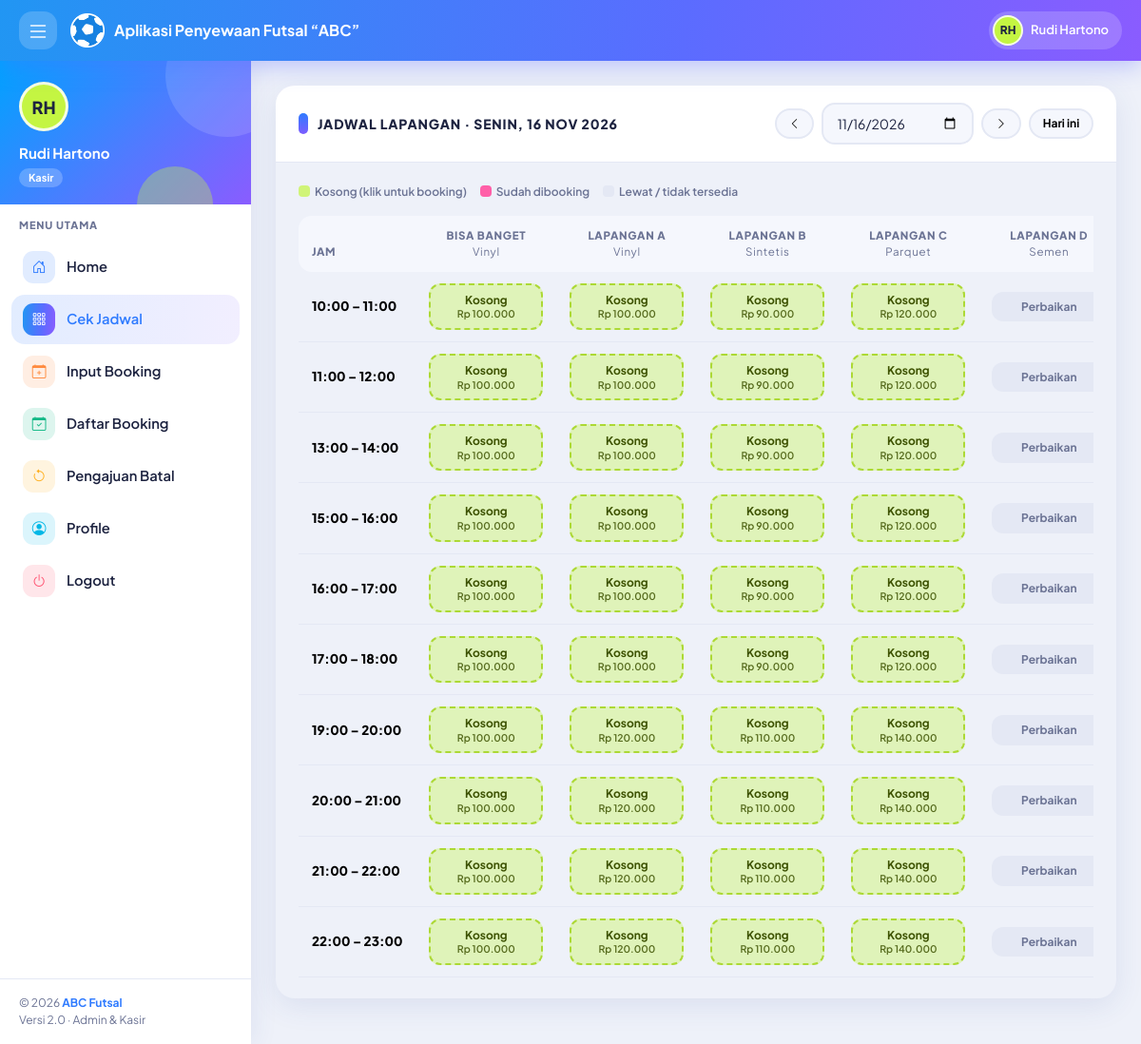
Screenshot of /kasir/jadwal.php (signed in) with the database file from the repository.
### tables this page shows
CREATE TABLE `tb_pengguna` (
  `id_pengguna` int(11) NOT NULL,
  `nama_lengkap` varchar(100) NOT NULL,
  `username` varchar(30) NOT NULL,
  `password` varchar(255) NOT NULL,
  `no_hp` varchar(20) DEFAULT NULL,
  `level` enum('admin','kasir') NOT NULL DEFAULT 'kasir',
  `status` enum('Aktif','Nonaktif') NOT NULL DEFAULT 'Aktif',
  `created_at` timestamp NOT NULL DEFAULT current_timestamp()
);

CREATE TABLE `tb_lapangan` (
  `id_lapangan` int(11) NOT NULL,
  `nama_lapangan` varchar(50) NOT NULL,
  `jenis_lantai` varchar(30) NOT NULL DEFAULT 'Vinyl',
  `status` enum('Tersedia','Perbaikan') NOT NULL DEFAULT 'Tersedia'
);

CREATE TABLE `tb_waktu` (
  `id_waktu` int(11) NOT NULL,
  `jam_mulai` time NOT NULL,
  `jam_selesai` time NOT NULL,
  `keterangan` varchar(50) DEFAULT NULL
);

### auth.php (called while the page is built, shortened)
<?php
require_once __DIR__ . '/koneksi.php';
require_once __DIR__ . '/format.php';
$stmt = $pdo->prepare("SELECT id_pengguna, nama_lengkap, username, level, status
                       FROM tb_pengguna WHERE id_pengguna = ?");
$stmt->execute([$_SESSION['user']['id']]);
$u = $stmt->fetch();
$user = [
    'id'       => (int)$u['id_pengguna'],
    'nama'     => $u['nama_lengkap'],
    'username' => $u['username'],
    'level'    => $u['level'],
];

### format.php (called while the page is built, shortened)
<?php
function e($teks)
{
    return htmlspecialchars((string)$teks, ENT_QUOTES, 'UTF-8');
}
function rupiah($angka)
{
    return 'Rp ' . number_format((float)$angka, 0, ',', '.');
}
function jam($waktu)
{
    return substr((string)$waktu, 0, 5);
}
function tgl_indo($tanggal)
{
    $bulan = [1 => 'Jan', 'Feb', 'Mar', 'Apr', 'Mei', 'Jun', 'Jul', 'Agu', 'Sep', 'Okt', 'Nov', 'Des'];
    $t = strtotime($tanggal);
    return date('d', $t) . ' ' . $bulan[(int)date('n', $t)] . ' ' . date('Y', $t);
}
function hari_indo($tanggal)
{
    $hari = ['Minggu', 'Senin', 'Selasa', 'Rabu', 'Kamis', 'Jumat', 'Sabtu'];
    return $hari[(int)date('w', strtotime($tanggal))];
}
function inisial($nama)
{
    $kata = preg_split('/\s+/', trim((string)$nama));
    $hasil = strtoupper(mb_substr($kata[0], 0, 1));
    if (count($kata) > 1) $hasil .= strtoupper(mb_substr($kata[1], 0, 1));
    return $hasil;
}

### inc/hitung_slot.php (called while the page is built, shortened)
<?php
$sql = "SELECT * FROM tb_lapangan";
$param = [];
$sql .= " ORDER BY nama_lapangan";
$stmt = $pdo->prepare($sql);
$stmt->execute($param);
$daftar_lapangan = $stmt->fetchAll();
$daftar_waktu = $pdo->query("SELECT * FROM tb_waktu ORDER BY jam_mulai")->fetchAll();
$harga = [];
foreach ($pdo->query("SELECT id_lapangan, id_waktu, harga FROM tb_harga") as $h) {
    $harga[$h['id_lapangan']][$h['id_waktu']] = (int)$h['harga'];
}
$slot = [];
foreach ($daftar_lapangan as $lap) {
    foreach ($daftar_waktu as $w) {
        $s = [
            'status'  => 'kosong',
            'harga'   => $harga[$lap['id_lapangan']][$w['id_waktu']] ?? 0,
            'booking' => null,
        ];
        if ($lap['status'] === 'Perbaikan') {
            $s['status'] = 'perbaikan';
        }
        $slot[$lap['id_lapangan']][$w['id_waktu']] = $s;
    }
}

### kasir/jadwal.php (the view, shortened to what this page needs)
<?php
require_once '../auth.php';
$menu_aktif    = 'jadwal';
$tanggal = $_GET['tanggal'] ?? date('Y-m-d');
include '../inc/hitung_slot.php';
$label_status = ['lewat' => 'Lewat', 'perbaikan' => 'Perbaikan', 'tanpa_harga' => 'Harga belum diatur'];
include '../inc/header.php';
?>
<div class="card">
    <div class="card-header">
        <h2>Jadwal Lapangan &middot; <?= e(hari_indo($tanggal) . ', ' . tgl_indo($tanggal)) ?></h2>
        <form method="get" class="d-flex gap-2 align-items-center">
            <a class="btn btn-light btn-sm" href="?tanggal=<?= date('Y-m-d', strtotime($tanggal . ' -1 day')) ?>"><i class="bi bi-chevron-left"></i></a>
            <input class="form-control form-control-sm" type="date" name="tanggal" value="<?= e($tanggal) ?>" onchange="this.form.submit()" style="width:160px">
            <a class="btn btn-light btn-sm" href="?tanggal=<?= date('Y-m-d', strtotime($tanggal . ' +1 day')) ?>"><i class="bi bi-chevron-right"></i></a>
            <a class="btn btn-light btn-sm" href="?tanggal=<?= date('Y-m-d') ?>">Hari ini</a>
        </form>
    </div>
    <div class="card-body">
        <div class="legend mb-3">
            <span><i style="background:rgba(196,245,66,.7)"></i>Kosong (klik untuk booking)</span>
            <span><i style="background:var(--pink)"></i>Sudah dibooking</span>
            <span><i style="background:var(--line)"></i>Lewat / tidak tersedia</span>
        </div>
        <?php if (!$daftar_lapangan || !$daftar_waktu): ?>
            <p class="text-muted mb-0">Data lapangan atau jam operasional belum diisi oleh admin.</p>
        <?php else: ?>
            <div class="table-responsive">
                <table class="table matrix">
                    <thead>
                        <tr>
                            <th class="text-start">Jam</th>
                            <?php foreach ($daftar_lapangan as $lap): ?>
                                <th><?= e($lap['nama_lapangan']) ?><br><span class="fw-normal text-muted text-capitalize"><?= e($lap['jenis_lantai']) ?></span></th>
                            <?php endforeach; ?>
                        </tr>
                    </thead>
                    <tbody>
                        <?php foreach ($daftar_waktu as $w): ?>
                            <tr>
                                <td class="jam"><?= e(jam($w['jam_mulai'])) ?> – <?= e(jam($w['jam_selesai'])) ?></td>
                                <?php foreach ($daftar_lapangan as $lap):
                                    $s = $slot[$lap['id_lapangan']][$w['id_waktu']]; ?>
                                    <td>
                                        <?php if ($s['status'] === 'kosong'): ?>
                                            <a class="cell kosong"
                                                href="booking_form.php?tanggal=<?= e($tanggal) ?>&lapangan=<?= (int)$lap['id_lapangan'] ?>&waktu=<?= (int)$w['id_waktu'] ?>">
                                                Kosong<small><?= rupiah($s['harga']) ?></small>
                                            </a>
                                        <?php else: ?>
                                            <span class="cell <?= e($s['status']) ?>"><?= e($label_status[$s['status']] ?? '-') ?></span>
                                        <?php endif; ?>
                                    </td>
                                <?php endforeach; ?>
                            </tr>
                        <?php endforeach; ?>
                    </tbody>
                </table>
            </div>
        <?php endif; ?>
    </div>
</div>
<?php include '../inc/footer.php'; ?>

### inc/header.php (shortened to what this page needs)
<!DOCTYPE html>
<html lang="id">
<head>
    <link href="https://cdn.jsdelivr.net/npm/bootstrap@5.3.3/dist/css/bootstrap.min.css" rel="stylesheet">
    <link href="https://cdn.jsdelivr.net/npm/bootstrap-icons@1.11.3/font/bootstrap-icons.min.css" rel="stylesheet">
    <link href="<?= BASE_URL ?>css/style.css" rel="stylesheet">
</head>
<body>
    <nav class="app-nav no-print">
        <button type="button" class="nav-btn side-toggle" aria-label="Menu"><i class="bi bi-list fs-4"></i></button>
        <a class="navbar-brand" href="<?= BASE_URL ?>index.php">
            <img src="<?= BASE_URL ?>images/ball.webp" alt="ABC"><span>Aplikasi Penyewaan Futsal “ABC”</span>
        </a>
        <div class="nav-chip">
            <div class="avatar"><?= e(inisial($user['nama'])) ?></div><span><?= e($user['nama']) ?></span>
        </div>
    </nav>
    <?php include __DIR__ . '/sidebar.php'; ?>
    <main class="app-main">

### inc/sidebar.php (shortened to what this page needs)
<?php
$menu_aktif = $menu_aktif ?? '';
$master_aktif = in_array($menu_aktif, ['lapangan', 'waktu', 'harga', 'pelanggan'], true);
$jumlah_pengajuan = 0;
?>
<aside class="app-side no-print">
    <div class="user-info">
        <div class="avatar"><?= e(inisial($user['nama'])) ?></div>
        <div class="nama"><?= e($user['nama']) ?></div>
        <span class="role"><?= e($user['level']) ?></span>
    </div>
    <div class="menu-label">MENU UTAMA</div>
    <ul class="menu">
        <li class="<?= $menu_aktif === 'home' ? 'active' : '' ?>" style="--c:#2f7bff">
            <a class="item" href="<?= BASE_URL ?>index.php"><span class="tile"><i class="bi bi-house-door"></i></span>Home</a>
        </li>
        <?php if ($user['level'] === 'admin'): ?>
            <li class="<?= $menu_aktif === 'pengguna' ? 'active' : '' ?>" style="--c:#7c5cff">
                <a class="item" href="<?= BASE_URL ?>admin/pengguna.php"><span class="tile"><i class="bi bi-people"></i></span>Data User</a>
            </li>
            <li class="<?= $master_aktif ? 'active' : '' ?>" style="--c:#ff8a3d">
                <a class="item" data-bs-toggle="collapse" href="#menuMaster" role="button">
                    <span class="tile"><i class="bi bi-database"></i></span>Master Data
                    <i class="bi bi-chevron-down caret"></i>
                </a>
                <ul class="submenu collapse <?= $master_aktif ? 'show' : '' ?>" id="menuMaster">
                    <li class="<?= $menu_aktif === 'lapangan' ? 'active' : '' ?>"><a href="<?= BASE_URL ?>admin/lapangan.php">Data Lapangan</a></li>
                    <li class="<?= $menu_aktif === 'waktu' ? 'active' : '' ?>"><a href="<?= BASE_URL ?>admin/waktu.php">Jam Operasional</a></li>
                    <li class="<?= $menu_aktif === 'harga' ? 'active' : '' ?>"><a href="<?= BASE_URL ?>admin/harga.php">Harga Sewa</a></li>
                    <li class="<?= $menu_aktif === 'pelanggan' ? 'active' : '' ?>"><a href="<?= BASE_URL ?>admin/pelanggan.php">Data Pelanggan</a></li>
                </ul>
            </li>
            <li class="<?= $menu_aktif === 'booking' ? 'active' : '' ?>" style="--c:#12b886">
                <a class="item" href="<?= BASE_URL ?>booking/daftar.php"><span class="tile"><i class="bi bi-calendar-check"></i></span>Data Booking</a>
            </li>
            <li class="<?= $menu_aktif === 'pembatalan' ? 'active' : '' ?>" style="--c:#ffb020">
                <a class="item" href="<?= BASE_URL ?>admin/pembatalan.php">
                    <span class="tile"><i class="bi bi-arrow-counterclockwise"></i></span>Pembatalan &amp; Refund
                    <?php if ($jumlah_pengajuan > 0): ?><span class="badge rounded-pill bg-danger ms-auto"><?= $jumlah_pengajuan ?></span><?php endif; ?>
                </a>
            </li>
            <li class="<?= $menu_aktif === 'laporan' ? 'active' : '' ?>" style="--c:#ff5fa8">
                <a class="item" href="<?= BASE_URL ?>admin/laporan.php"><span class="tile"><i class="bi bi-file-earmark-bar-graph"></i></span>Laporan Transaksi</a>
            </li>
        <?php else: ?>
            <li class="<?= $menu_aktif === 'jadwal' ? 'active' : '' ?>" style="--c:#7c5cff">
                <a class="item" href="<?= BASE_URL ?>kasir/jadwal.php"><span class="tile"><i class="bi bi-grid-3x3-gap"></i></span>Cek Jadwal</a>
            </li>
            <li class="<?= $menu_aktif === 'booking_baru' ? 'active' : '' ?>" style="--c:#ff8a3d">
                <a class="item" href="<?= BASE_URL ?>kasir/booking_form.php"><span class="tile"><i class="bi bi-calendar-plus"></i></span>Input Booking</a>
            </li>
            <li class="<?= $menu_aktif === 'booking' ? 'active' : '' ?>" style="--c:#12b886">
                <a class="item" href="<?= BASE_URL ?>booking/daftar.php"><span class="tile"><i class="bi bi-calendar-check"></i></span>Daftar Booking</a>
            </li>
            <li class="<?= $menu_aktif === 'pembatalan' ? 'active' : '' ?>" style="--c:#ffb020">
                <a class="item" href="<?= BASE_URL ?>kasir/pembatalan.php"><span class="tile"><i class="bi bi-arrow-counterclockwise"></i></span>Pengajuan Batal</a>
            </li>
        <?php endif; ?>
        <li class="<?= $menu_aktif === 'profile' ? 'active' : '' ?>" style="--c:#00b7e6">
            <a class="item" href="<?= BASE_URL ?>profile.php"><span class="tile"><i class="bi bi-person-circle"></i></span>Profile</a>
        </li>
        <li style="--c:#ff4d6d">
            <a class="item" href="<?= BASE_URL ?>logout.php" data-confirm="Yakin mau logout?"><span class="tile"><i class="bi bi-power"></i></span>Logout</a>
        </li>
    </ul>
    <div class="side-foot">&copy; <?= date('Y') ?> <b>ABC Futsal</b><br>Versi 2.0 &middot; Admin &amp; Kasir</div>
</aside>

### rows the page displays
tb_pengguna: nama_lengkap "RH", nama_lengkap "Rudi Hartono", level "Kasir"
tb_lapangan: nama_lapangan "BISA BANGET", jenis_lantai "Vinyl", id_lapangan.id_waktu "Rp 100.000"
tb_lapangan: nama_lapangan "LAPANGAN A", jenis_lantai "Vinyl", id_lapangan.id_waktu "Rp 100.000", id_lapangan.id_waktu "Rp 120.000"
tb_lapangan: nama_lapangan "LAPANGAN B", jenis_lantai "Sintetis", id_lapangan.id_waktu "Rp 90.000", id_lapangan.id_waktu "Rp 110.000"
tb_lapangan: nama_lapangan "LAPANGAN C", jenis_lantai "Parquet", id_lapangan.id_waktu "Rp 120.000", id_lapangan.id_waktu "Rp 140.000"
tb_lapangan: nama_lapangan "LAPANGAN D", jenis_lantai "Semen", id_lapangan.id_waktu "Perbaikan"
tb_waktu: jam_mulai "10:00", jam_selesai "11:00"
tb_waktu: jam_mulai "11:00", jam_selesai "12:00"
tb_waktu: jam_mulai "13:00", jam_selesai "14:00"
tb_waktu: jam_mulai "15:00", jam_selesai "16:00"
tb_waktu: jam_mulai "16:00", jam_selesai "17:00"
tb_waktu: jam_mulai "17:00", jam_selesai "18:00"
tb_waktu: jam_mulai "19:00", jam_selesai "20:00"
tb_waktu: jam_mulai "20:00", jam_selesai "21:00"
tb_waktu: jam_mulai "21:00", jam_selesai "22:00"
tb_waktu: jam_mulai "22:00", jam_selesai "23:00"

### other values shown
hari_indo($tanggal) . ', ' . tgl_indo($tanggal) "SENIN, 16 NOV 2026"
